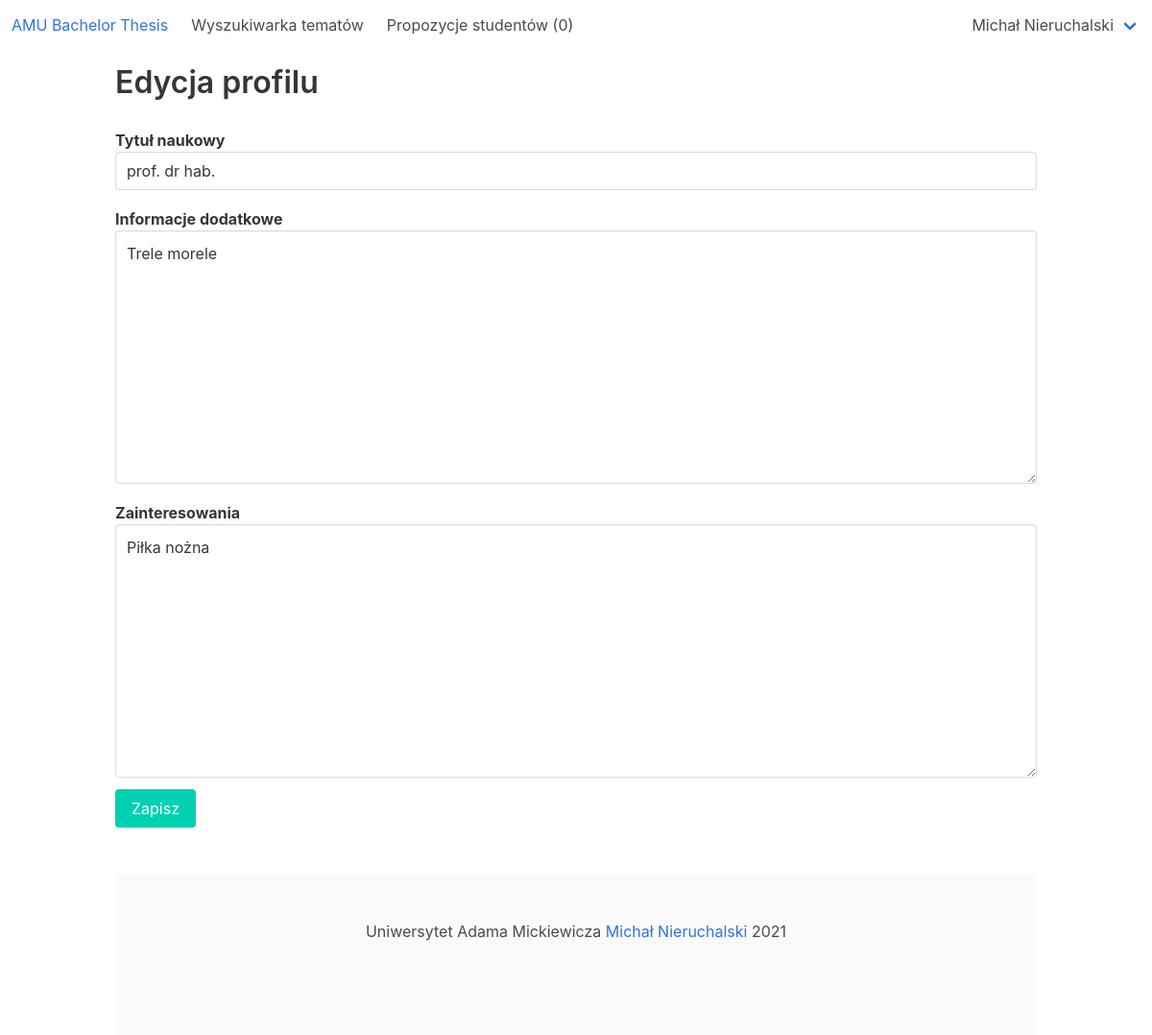
/amu_bachelor_thesis/lecturer/edit (signed in), run on an earlier commit of the app's database.
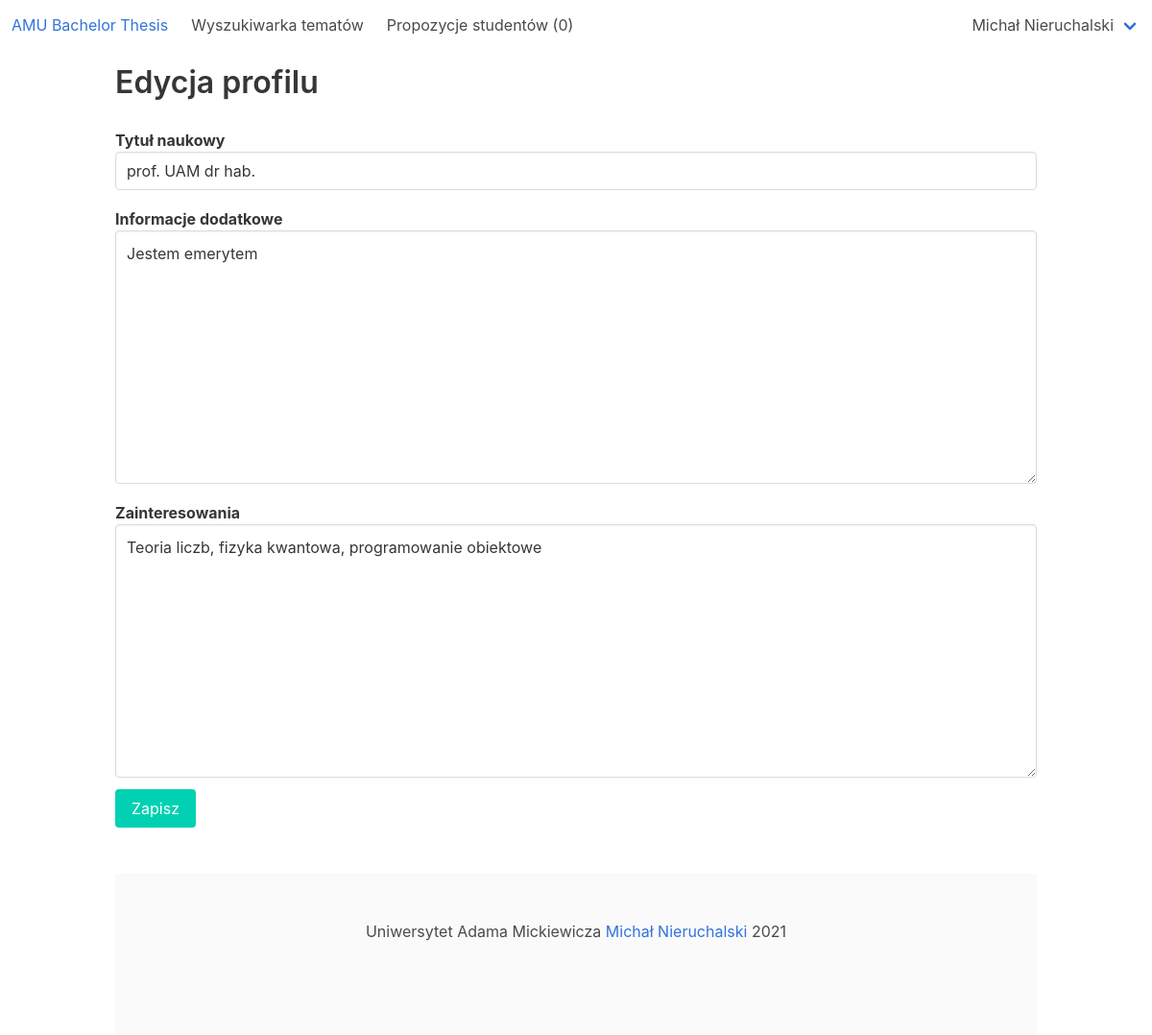
And on a later commit of the database.
### amu_bachelor_thesis_app/models.py (models this page shows, shortened)
class Lecturer(models.Model):
    first_name = models.CharField(max_length=180, blank=False, null=False)
    last_name = models.CharField(max_length=180, blank=False, null=False)
    degree = models.CharField(max_length=180, blank=True, null=True)
    interests = models.CharField(max_length=2000, blank=True, null=True)
    description = models.CharField(max_length=4000, blank=True, null=True)
    user = models.OneToOneField(User, on_delete=models.CASCADE, primary_key=True)
    def __str__(self):
        return self.first_name + ' ' + self.last_name

### amu_bachelor_thesis_app/views/lecturer_views.py (the view, shortened to what this page needs)
# urls.py: path('lecturer/edit', lecturer_views.edit_lecturer, name='edit_lecturer'),
@login_required
@user_passes_test(lambda user: user.is_lecturer())
def edit_lecturer(request):
    lecturer = request.user.lecturer
    if request.method == 'GET':
        return render(request, 'amu_bachelor_thesis_app/lecturer/edit_lecturer.html', {'lecturer': lecturer})
    else:
        return HttpResponse('Method not allowed', status=405)

### amu_bachelor_thesis_app/models.py (called while the page is built)
    def __str__(self):
        if self.role == User.STUDENT:
            return str(self.student)
        if self.role == User.LECTURER:
            return str(self.lecturer)
        return self.email

    def is_student(self):
        return self.role == User.STUDENT

    def is_lecturer(self):
        return self.role == User.LECTURER

    @property
    def is_superuser(self):
        return self.role == self.SUPERUSER

### amu_bachelor_thesis_app/templatetags/helpers.py (called while the page is built)
@register.simple_tag
def get_number_of_notifications(user):
    return user.notification_set.count()

@register.simple_tag
def has_notifications(user):
    return user.notification_set.filter(is_seen=False).count() == 0

### amu_bachelor_thesis_app/templatetags/lecturer.py (called while the page is built)
@register.simple_tag
def count_thesis_propositions(lecturer):
    return ThesisProposition.objects.filter(lecturer=lecturer, is_active=True).count()

### amu_bachelor_thesis_app/templates/amu_bachelor_thesis_app/lecturer/edit_lecturer.html (shortened to what this page needs)
{% extends 'amu_bachelor_thesis_app/base.html' %}
{% block content %}
    <h2 class="title">Edycja profilu</h2>
    <form method="post">
        <div class="field is-vertical">
            <div class="field-label is-normal has-text-left">
                <label class="label" for="lecturer_degree">Tytuł naukowy</label>
            </div>
            <div class="field-body">
                <div class="field">
                    <p class="control">
                        <input type="text" class="input" name="lecturer_degree" id="lecturer_degree" value="{{ lecturer.degree }}" />
                    </p>
                </div>
            </div>
        </div>
        <div class="field is-vertical">
            <div class="field-label is-normal has-text-left">
                <label class="label" for="lecturer_description">Informacje dodatkowe</label>
            </div>
            <div class="field-body">
                <div class="field">
                    <p class="control">
                        <textarea class="textarea" name="lecturer_description" id="lecturer_description" rows="10">{% if lecturer.description %}{{ lecturer.description }}{% endif %}</textarea>
                    </p>
                </div>
            </div>
        </div>
        <div class="field is-vertical">
            <div class="field-label is-normal has-text-left">
                <label class="label" for="lecturer_interests">Zainteresowania</label>
            </div>
            <div class="field-body">
                <div class="field">
                    <p class="control">
                        <textarea class="textarea" name="lecturer_interests" id="lecturer_interests" rows="10">{% if lecturer.interests %}{{ lecturer.interests }}{% endif %}</textarea>
                    </p>
                </div>
            </div>
        </div>
        <button class="button is-primary" type="submit">
            Zapisz
        </button>
    </form>
{% endblock %}

### amu_bachelor_thesis_app/templates/amu_bachelor_thesis_app/shell/navbar.html (shortened to what this page needs)
{% load lecturer %}
{% load helpers %}
<nav class="navbar" role="navigation">
    <div class="navbar-brand">
        <a class="navbar-item" href="{% url 'amu_bachelor_thesis:home' %}">
            <h1>AMU Bachelor Thesis</h1>
        </a>
    </div>
    <div id="navbarBasicExample" class="navbar-menu">
        <div class="navbar-start">
            {% if user.is_authenticated %}
                <a class="navbar-item" href="{% url 'amu_bachelor_thesis:search_engine' %}">Wyszukiwarka tematów</a>
            {% endif %}
            {% if user.is_lecturer %}
                <a class="navbar-item" href="{% url 'amu_bachelor_thesis:lecturer_manage_thesis_propositions' %}">
                    Propozycje studentów ({% count_thesis_propositions user.lecturer %})
                </a>
            {% endif %}
        </div>
    </div>
    <div class="navbar-end">
        <div class="navbar-end">
            {% if user.is_authenticated %}
                <div class="navbar-item has-dropdown is-hoverable">
                    <a class="navbar-link">{{ user }}</a>
                </div>
            {% endif %}
        </div>
    </div>
</nav>

What changed in the data, as far as the page shows it:
changed Lecturer: lecturer_degree "prof. dr hab." → "prof. UAM dr hab."; lecturer_description "Trele morele" → "Jestem emerytem"; lecturer_interests "Piłka nożna" → "Teoria liczb, fizyka kwantowa, programowanie obiektowe"
